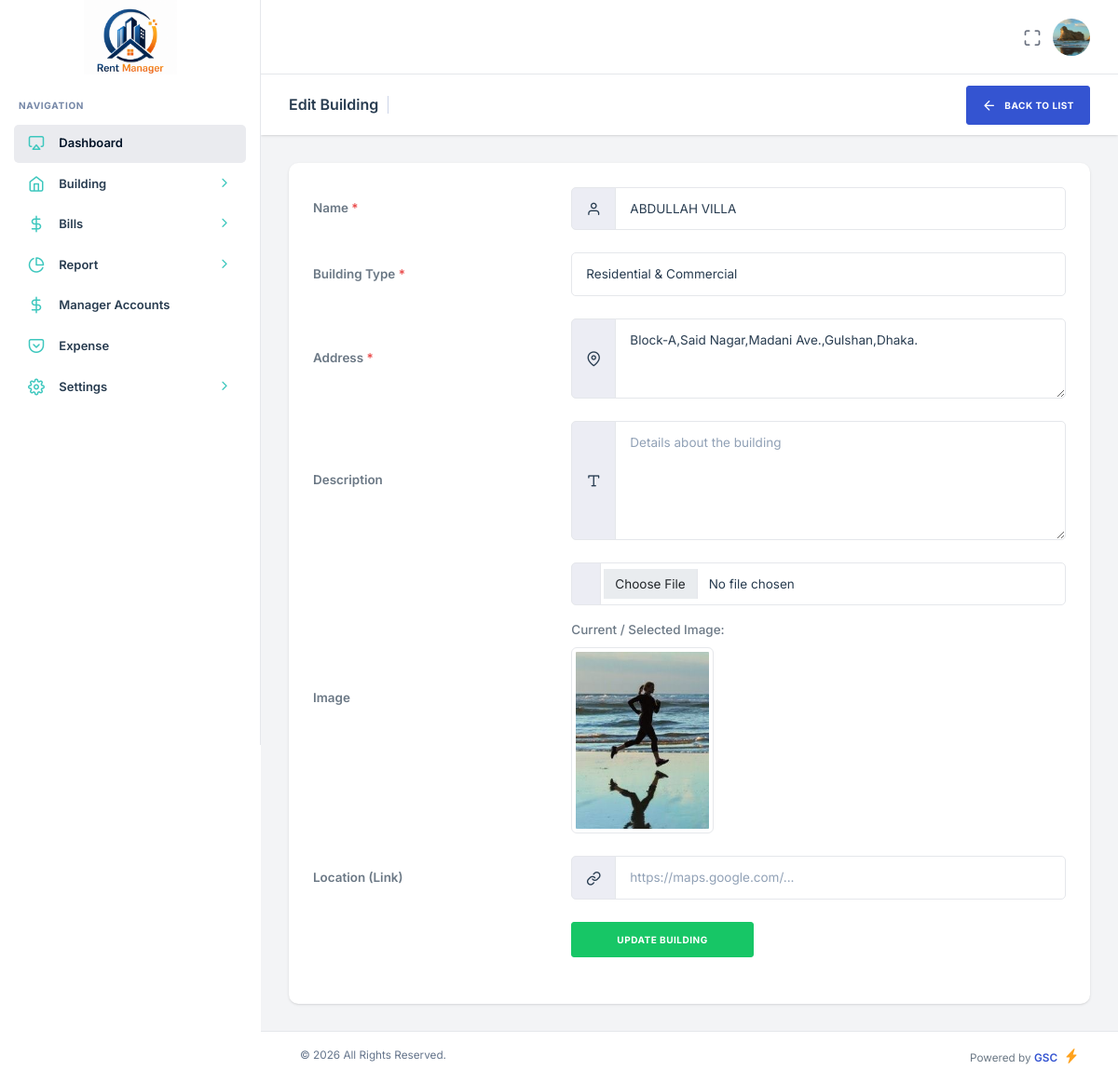
The app's page /admin.php?page=CreateBuilding&id=18 (signed in) with its own data.
### tables this page shows
CREATE TABLE `tenants` (
  `id` int(11) NOT NULL,
  `name` varchar(150) NOT NULL,
  `phone` varchar(20) NOT NULL,
  `email` varchar(150) DEFAULT NULL,
  `password` varchar(256) NOT NULL DEFAULT '827ccb0eea8a706c4c34a16891f84e7b',
  `status` enum('Active','Inactive','Booked') NOT NULL DEFAULT 'Active',
  `role` enum('Admin','Tenant','Manager') NOT NULL,
  `booking_month` varchar(100) DEFAULT NULL,
  `start_tanent` date DEFAULT NULL,
  `nid_no` varchar(200) DEFAULT NULL,
  `permanent_address` text DEFAULT NULL,
  `family_member` int(11) DEFAULT NULL,
  `tenant_image` varchar(255) DEFAULT NULL,
  `nid_image` varchar(255) DEFAULT NULL,
  `building_id` int(11) DEFAULT NULL,
  `unit_id` int(11) DEFAULT NULL,
  `created_at` timestamp NOT NULL DEFAULT current_timestamp()
);

CREATE TABLE `building` (
  `id` int(11) NOT NULL,
  `name` varchar(256) NOT NULL,
  `building_type` int(11) NOT NULL,
  `address` text NOT NULL,
  `description` text NOT NULL,
  `image` varchar(256) NOT NULL,
  `location` varchar(256) NOT NULL
);

### pages/CreateBuilding.php (the view, shortened to what this page needs)
<?php
$building_id = isset($_GET['id']) && is_numeric($_GET['id']) ? (int)$_GET['id'] : 0;
$is_edit = $building_id > 0;
$existing = [
    'name'          => '',
    'building_type' => '',
    'address'       => '',
    'description'   => '',
    'location'      => '',
    'image'         => ''
];
if ($is_edit) {
    $sql = "SELECT * FROM building WHERE id = $building_id";
    $result = mysqli_query($db, $sql);
    if ($row = mysqli_fetch_assoc($result)) {
        $existing = $row;
    } else {
        $message = "<div class='alert alert-danger'>Building not found!</div>";
        $is_edit = false;
    }
}
?>
<div class="nxl-content">
    <div class="page-header">
        <div class="page-header-left d-flex align-items-center">
            <div class="page-header-title">
                <h5 class="m-b-10"><?php echo $is_edit ? 'Edit Building' : 'Create New Building'; ?></h5>
            </div>
        </div>
        <div class="page-header-right ms-auto">
            <div class="page-header-right-items">
                <div class="d-flex align-items-center gap-2 page-header-right-items-wrapper">
                    <a href="admin.php?page=building" class="btn btn-primary">
                        <i class="feather-arrow-left me-2"></i><span>Back to List</span>
                    </a>
                </div>
            </div>
        </div>
    </div>
    <div class="main-content">
        <div class="row">
            <div class="col-lg-12">
                <div class="card stretch stretch-full">
                    <form action="" method="POST" enctype="multipart/form-data">
                        <div class="card-body general-info">
                            <div class="row mb-4 align-items-center">
                                <div class="col-lg-4">
                                    <label class="fw-semibold">Name <span class="text-danger">*</span></label>
                                </div>
                                <div class="col-lg-8">
                                    <div class="input-group">
                                        <span class="input-group-text"><i class="feather-user"></i></span>
                                        <input type="text" name="name" class="form-control"
                                               value="<?php echo htmlspecialchars($existing['name']); ?>"
                                               placeholder="Building Name" required>
                                    </div>
                                </div>
                            </div>
                            <div class="row mb-4 align-items-center">
                                <div class="col-lg-4">
                                    <label class="fw-semibold">Building Type <span class="text-danger">*</span></label>
                                </div>
                                <div class="col-lg-8">
                                    <select name="building_type" class="form-control" required>
                                        <option value="5" <?php echo $existing['building_type'] == 5 ? 'selected' : ''; ?>>Residential & Commercial</option>
                                    </select>
                                </div>
                            </div>
                            <div class="row mb-4 align-items-center">
                                <div class="col-lg-4">
                                    <label class="fw-semibold">Address <span class="text-danger">*</span></label>
                                </div>
                                <div class="col-lg-8">
                                    <div class="input-group">
                                        <span class="input-group-text"><i class="feather-map-pin"></i></span>
                                        <textarea name="address" class="form-control" rows="3"
                                                  placeholder="Full Address" required><?php echo htmlspecialchars($existing['address']); ?></textarea>
                                    </div>
                                </div>
                            </div>
                            <div class="row mb-4 align-items-center">
                                <div class="col-lg-4">
                                    <label class="fw-semibold">Description</label>
                                </div>
                                <div class="col-lg-8">
                                    <div class="input-group">
                                        <span class="input-group-text"><i class="feather-type"></i></span>
                                        <textarea name="description" class="form-control" rows="5"
                                                  placeholder="Details about the building"><?php echo htmlspecialchars($existing['description']); ?></textarea>
                                    </div>
                                </div>
                            </div>
                            <div class="row mb-4 align-items-center">
                                <div class="col-lg-4">
                                    <label class="fw-semibold">Image</label>
                                </div>
                                <div class="col-lg-8">
                                    <div class="input-group mb-2">
                                        <span class="input-group-text"><i class="feather-photo"></i></span>
                                        <input type="file" name="image" class="form-control" accept="image/*" id="imageInput">
                                    </div>
                                    <div id="imagePreview" class="mt-3" <?php echo empty($existing['image']) ? 'style="display:none;"' : ''; ?>>
                                        <p class="mb-2 fw-medium">Current / Selected Image:</p>
                                        <img id="previewImg" src="<?php
                                            $img_src = !empty($existing['image']) && file_exists("public/uploads/buildings/" . $existing['image'])
                                                ? "public/uploads/buildings/" . htmlspecialchars($existing['image'])
                                                : "assets/images/no-image.png";
                                            echo $img_src;
                                        ?>"
                                             alt="Preview" class="img-thumbnail"
                                             style="max-width: 300px; max-height: 200px; object-fit: cover;">
                                    </div>
                                </div>
                            </div>
                            <div class="row mb-4 align-items-center">
                                <div class="col-lg-4">
                                    <label class="fw-semibold">Location (Link)</label>
                                </div>
                                <div class="col-lg-8">
                                    <div class="input-group">
                                        <span class="input-group-text"><i class="feather-link"></i></span>
                                        <input type="url" name="location" class="form-control"
                                               value="<?php echo htmlspecialchars($existing['location']); ?>"
                                               placeholder="https://maps.google.com/...">
                                    </div>
                                </div>
                            </div>
                            <div class="row mb-4 align-items-center">
                                <div class="col-lg-8">
                                    <button type="submit" name="btn" class="btn btn-success px-5">
                                        <?php echo $is_edit ? 'Update Building' : 'Save Building'; ?>
                                    </button>
                                </div>
                            </div>
                        </div>
                    </form>
                </div>
            </div>
        </div>
    </div>
</div>

### includes/header.php (shortened to what this page needs)
<?php
include "database/db.php";
$user_id = $_SESSION['id'];
$sql = mysqli_query($db,"SELECT * FROM `tenants` WHERE id = '$user_id' ");
$user_row = mysqli_fetch_assoc($sql);
$old_image= $user_row['tenant_image'];
?>
<!DOCTYPE html>
<html lang="zxx">
<head>
    <link rel="stylesheet" type="text/css" href="public/assets/css/bootstrap.min.css" />
    <link rel="stylesheet" type="text/css" href="public/assets/vendors/css/vendors.min.css" />
    <link rel="stylesheet" type="text/css" href="public/assets/vendors/css/daterangepicker.min.css" />
    <link rel="stylesheet" type="text/css" href="public/assets/css/theme.min.css" />
    <link rel="stylesheet" href="public/assets/css/style.css">
</head>
<body>
    <?php include "includes/sidebar.php"; ?>
    <header class="nxl-header">
        <div class="header-wrapper">
            <div class="header-right ms-auto">
                <div class="d-flex align-items-center">
                    <div class="nxl-h-item d-none d-sm-flex">
                        <div class="full-screen-switcher">
                            <a href="javascript:void(0);" class="nxl-head-link me-0"
                                onclick="$('body').fullScreenHelper('toggle');">
                                <i class="feather-maximize maximize"></i>
                            </a>
                        </div>
                    </div>
                    <div class="dropdown nxl-h-item">
                        <a href="javascript:void(0);" data-bs-toggle="dropdown" role="button"
                            data-bs-auto-close="outside">
                            <img src="<?php echo $old_image ? 'public/uploads/tenants/'.$old_image : 'public/uploads/tenants/no-image.png' ?>" alt="<?= $old_image ?>"
                                class="img-fluid user-avtar me-0" style="width:40px; height: 40px;"/>
                        </a>
                    </div>
                </div>
            </div>
        </div>
    </header>

### records on screen
tenants: tenant_image (picture)
building: name "ABDULLAH VILLA", building_type "Residential & Commercial", address "Block-A,Said Nagar,Madani Ave.,Gulshan,Dhaka.", image (picture)
